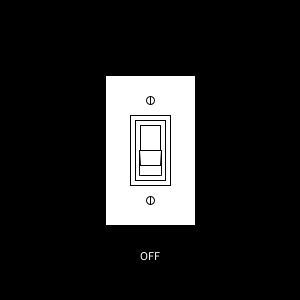
Frame 1 (no input)
Frame 60 (the mouse pressed at the canvas centre just before this capture): identical to frame 1, image omitted
Frame 120 (the mouse held since frame 60 and released just before this capture): identical to frame 1, image omitted

The Processing sketch that drew this single still picture (run headless with seeded random() and noise(); from frame 60 on, the mouse is pressed at the canvas centre):

// Processing sketch: processing_36360
// ── processing_36360.pde

//making the light switch move up and down while turning on and off the light.

//using the boolean (true/false) variable to keep track of switch.
boolean lightswitch = false;

//---------------------------
void setup() {
  size(300, 300);
}

//---------------------------
void draw() {

  //use boolean variable to change background color with light switch location.
  if (lightswitch == true) {
    background(255, 255, 0); //if true, yellow
  }
  else {                    //otherwise...
    background(0);          //black
  }

  //light switch back
  smooth();
  rectMode(CENTER);
  rect(150, 150, 90, 150);
  rect(150, 150, 40, 70);
  rect(150, 150, 30, 60);

  //screws
  ellipse(150, 100, 8, 8);
  line(150, 96, 150, 104);
  ellipse(150, 200, 8, 8);
  line(150, 196, 150, 204);

  //light switch
  //change mouse variable so the switch moves up and down with background
  if (lightswitch== true) { //if light switch is true, draw on switch
    //on switch variables
    text("ON", 140, 50);
    line(140, 125, 160, 125);
    line(140, 135, 160, 135);
    line(140, 125, 140, 135);
    line(160, 125, 160, 135);
    line(140, 135, 139, 150);
    line(160, 135, 161, 150);
    line(139, 150, 161, 150);
    line(139, 150, 139, 175);
    line(161, 150, 161, 175);
    line(140, 175, 160, 175);
  }
  else {                    //if not true, draw off switch
    //off switch variables
    text("OFF", 140, 260);
    line(140, 125, 160, 125);
    line(139, 150, 161, 150);
    line(139, 150, 139, 175);
    line(160, 165, 161, 150);
    line(140, 165, 139, 150);
    line(161, 150, 161, 175);
    line(140, 125, 140, 150);
    line(160, 125, 160, 150);
    line(140, 165, 160, 165);
    line(140, 175, 160, 175);
  }
}

//---------------------------
//Click mouse on top and bottom of image to turn light on and off
void mousePressed() { 
  if (mouseY < height/2) {
    lightswitch = true;
  }

  else if (mouseY > height/2) {
    lightswitch = false;
  }
}
